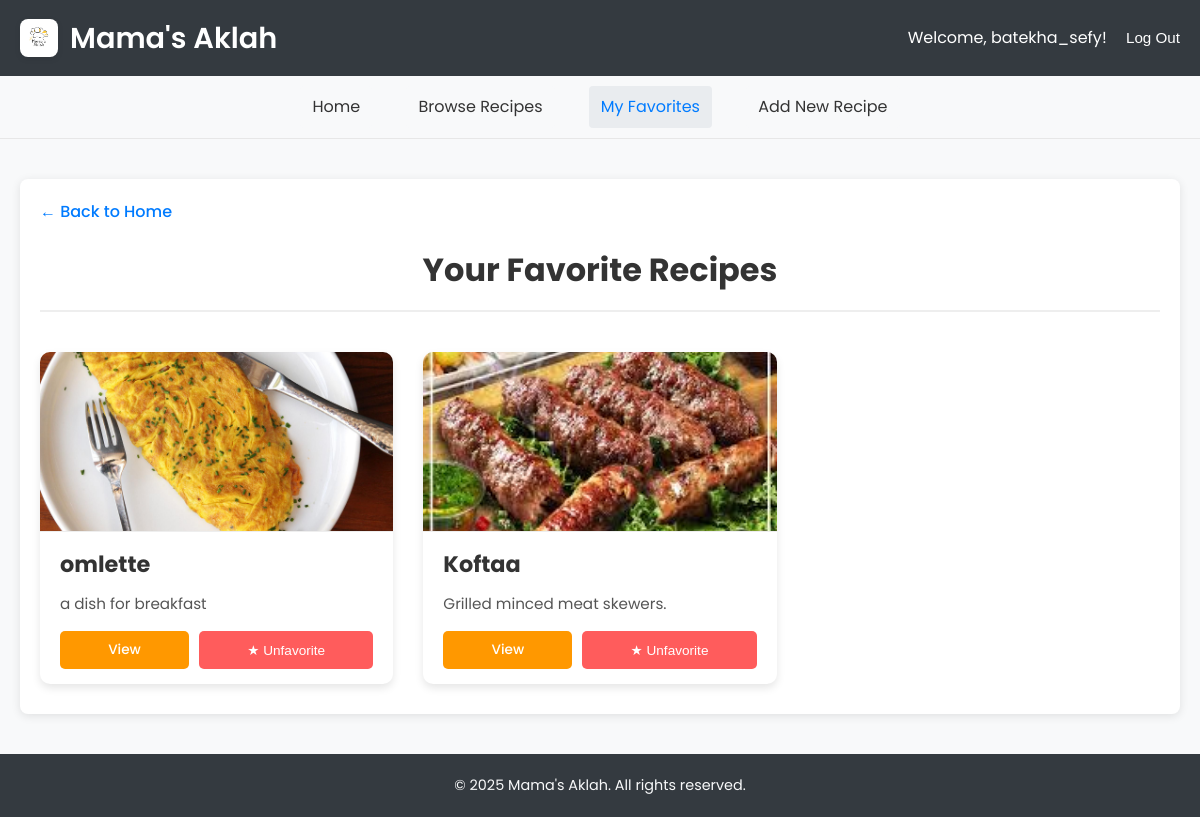
The app's page /favorites/ (signed in) with its own data.
### recipes_app/models.py (models this page shows, shortened)
class Recipe(models.Model):
    COURSE_CHOICES = [
        ('appetizer', 'Appetizer'),
        ('main_course', 'Main Course'),
        ('dessert', 'Dessert'),
        ('side_dish', 'Side Dish'),
        ('beverage', 'Beverage'),
        ('other', 'Other'),
    ]
    name = models.CharField(
        max_length=255,
        help_text="The name of the recipe."
    )
    author = models.ForeignKey(
        User,
        on_delete=models.CASCADE, # If a user is deleted, their recipes are also deleted.
        related_name='recipes',
        help_text="The user who created this recipe."
    )
    description = models.TextField(
        blank=True, # Optional field
        help_text="A short introduction or description of the recipe."
    )
    ingredients = models.TextField(
        help_text="List all ingredients, one per line for clarity."
    )
    instructions = models.TextField(
        help_text="Provide step-by-step instructions, one step per line for clarity."
    )
    image = models.ImageField(
        upload_to='recipe_images/', # Files will be uploaded to MEDIA_ROOT/recipe_images/
        blank=True,                 # Image is optional
        null=True,
        help_text="Upload an image for the recipe (optional)."
    )
    course = models.CharField(
        max_length=50,
        choices=COURSE_CHOICES,
        default='main_course',
        help_text="The course category of the recipe."
    )
    preparation_time = models.PositiveIntegerField(
        blank=True, null=True, # In minutes
        help_text="Preparation time in minutes (optional)."
    )
    cooking_time = models.PositiveIntegerField(
        blank=True, null=True, # In minutes
        help_text="Cooking time in minutes (optional)."
    )
    servings = models.PositiveIntegerField(
        blank=True, null=True,
        help_text="Number of servings this recipe makes (optional)."
    )
    created_at = models.DateTimeField(
        default=timezone.now, # Automatically set when the recipe is first created
        editable=False
    )
    updated_at = models.DateTimeField(
        auto_now=True # Automatically set every time the recipe is saved
    )
    is_public = models.BooleanField(
        default=True,
        help_text="Is this recipe visible to everyone? Uncheck for private recipes."
    )
    is_featured = models.BooleanField(
        default=False,
        help_text="Should this recipe be featured on the home page?"
    )
    class Meta:
        ordering = ['-created_at'] # Default ordering for recipes (newest first)
        verbose_name = "Recipe"
        verbose_name_plural = "Recipes"

### recipes_app/views.py (the view)
# urls.py: path('favorites/', views.favorites_page_view, name='favorites_page_view_name'),
@login_required(login_url='login_page_view_name')
def favorites_page_view(request):
    user_favorites = Favorite.objects.filter(user=request.user).select_related('recipe')
    favorite_recipes = [fav.recipe for fav in user_favorites]
    context = {'favorite_recipes': favorite_recipes}
    return render(request, 'recipes_app/Favorites_Page.html', context)

### recipes_app/templates/recipes_app/Favorites_Page.html (shortened to what this page needs)
{% extends "recipes_app/base.html" %}
{% load static %}
{% block head_css %}
    <link rel="stylesheet" href="{% static 'recipes_app/css/favorites_page.css' %}">
{% endblock %}
{% block content %}
<div class="page-container favorites-page-container">
    <a class="back-button" href="{% url 'home_view_name' %}" style="display: inline-block; margin-bottom: 20px; color: #007bff; text-decoration: none;">← Back to Home</a>
    <div class="content-wrapper">
        <h1>Your Favorite Recipes</h1>
        <div id="favorites-list" class="recipe-grid">
            {% if favorite_recipes %}
                {% for recipe in favorite_recipes %}
                <div class="recipe-card" id="fav-recipe-card-{{ recipe.pk }}">
                    <a href="{% url 'recipe_detail_view_name' recipe_id=recipe.pk %}" class="recipe-card-link">
                        <img src="{{ recipe.image.url|default:'' }}" alt="{{ recipe.name }}" class="recipe-card-image" onerror="this.onerror=null;this.src='{% static 'recipes_app/images/placeholder_image.png' %}';">
                    </a>
                    <div class="recipe-card-content">
                        <h3 class="recipe-card-title"><a href="{% url 'recipe_detail_view_name' recipe_id=recipe.pk %}">{{ recipe.name }}</a></h3>
                        <p class="recipe-intro">{{ recipe.description|truncatewords:15 }}</p>
                        <div class="recipe-actions">
                            <a href="{% url 'recipe_detail_view_name' recipe_id=recipe.pk %}" class="action-button view-button">View</a>
                            <button class="action-button remove-favorite-btn" data-recipe-id="{{ recipe.pk }}" data-action-url="{% url 'toggle_favorite_ajax_name' recipe_id=recipe.pk %}">★ Unfavorite</button>
                        </div>
                    </div>
                </div>
                {% endfor %}
            {% endif %}
        </div>
    </div>
</div>
{% endblock %}

### recipes_app/templates/recipes_app/base.html (shortened to what this page needs)
{% load static %}
<!DOCTYPE html>
<html lang="en">
<head>
    <link rel="stylesheet" href="{% static 'recipes_app/css/shared_styles.css' %}">
    {% block head_css %}{% endblock %}
</head>
<body>
    <header class="main-header-base">
        <div class="logo" style="display: flex; align-items: center; gap: 12px;">
            <img src="{% static 'recipes_app/css/images/logo.png' %}" alt="Mama's Aklah Logo"
                 style="height: 38px; width: 38px; border-radius: 8px; box-shadow: 0 2px 6px rgba(0,0,0,0.08); object-fit: cover; background: #fff;">
            <a href="{% url 'home_view_name' %}">Mama's Aklah</a>
        </div>
        <div class="auth-links">
            {% if user.is_authenticated %}
                <span>Welcome, {{ user.username }}!</span>
                <button id="base-logout-btn" data-logout-url="{% url 'ajax_logout_view_name' %}">Log Out</button>
            {% else %}
                <a href="{% url 'login_page_view_name' %}">Log In</a>
                <a href="{% url 'signup_page_view_name' %}">Sign Up</a>
            {% endif %}
        </div>
    </header>
    <nav class="main-nav-base">
        <ul>
            <li><a href="{% url 'home_view_name' %}" {% if request.resolver_match.url_name == 'home_view_name' %}class="active"{% endif %}>Home</a></li>
            <li><a href="{% url 'browse_recipes_view_name' %}" {% if request.resolver_match.url_name == 'browse_recipes_view_name' %}class="active"{% endif %}>Browse Recipes</a></li>
            {% if user.is_authenticated %}
                <li><a href="{% url 'favorites_page_view_name' %}" {% if request.resolver_match.url_name == 'favorites_page_view_name' %}class="active"{% endif %}>My Favorites</a></li>
                {% if user.is_staff %}
                    <li><a href="{% url 'upload_recipe_view_name' %}" {% if request.resolver_match.url_name == 'upload_recipe_view_name' %}class="active"{% endif %}>Add New Recipe</a></li>
                {% endif %}
            {% endif %}
        </ul>
    </nav>
    <div class="site-content">
        {% block content %}
        {% endblock %}
    </div>
    <footer class="main-footer-base">
        <p>&copy; {% now "Y" %} Mama's Aklah. All rights reserved.</p>
    </footer>
</body>
</html>

### recipes_app/static/recipes_app/css/shared_styles.css (style rules this page uses)
* { margin: 0; padding: 0; box-sizing: border-box; }
body { font-family: 'Poppins', sans-serif; line-height: 1.6; color: #333; background-color: #f5f5f5; min-height: 100vh; display: flex; flex-direction: column; }
header, .main-header-base { background-color: #343a40; color: white; padding: 15px 20px; display: flex; justify-content: space-between; align-items: center; }
header h1, .main-header-base .logo a { margin: 0; color: white; text-decoration: none; font-size: 1.8em; font-weight: 600; }
.header-right a, .auth-links a, .header-right button, .auth-links button { color: white; margin-left: 15px; text-decoration: none; font-size: 0.95em; }
nav, .main-nav-base { background-color: #f8f9fa; padding: 10px 0; border-bottom: 1px solid #e7e7e7; text-align: center; }
nav a, .main-nav-base ul li a { text-decoration: none; color: #333; padding: 8px 12px; margin: 0 5px; border-radius: 4px; display: inline-block; background-color: #f8f9fa; transition: background 0.2s, color 0.2s; }
nav a.active, .main-nav-base ul li a.active { background-color: #ff9800; color: #fff; }
.main-nav-base ul { list-style-type: none; margin: 0; padding: 0; }
.main-nav-base ul li { display: inline-block; margin: 0 5px; }
footer, .main-footer-base { background-color: #343a40; color: #f8f9fa; text-align: center; padding: 20px; margin-top: auto; font-size: 0.9em; }
.site-content { flex: 1; padding: 20px; }
body { font-family: 'Poppins', Arial, sans-serif; margin: 0; padding: 0; background-color: #f8f9fa; color: #333; line-height: 1.6; }
.page-container { max-width: 1200px; margin: 20px auto; padding: 20px; background-color: #fff; border-radius: 8px; box-shadow: 0 2px 10px rgba(0,0,0,0.1); }
button, .button, input[type="submit"], input[type="button"], input[type="reset"] { padding: 10px 18px; border: none; border-radius: 5px; cursor: pointer; font-size: 1em; font-weight: 500; color: white; background-color: #007bff; transition: background-color 0.2s ease-in-out, transform 0.1s ease; text-decoration: none; display: inline-block; text-align: center; }

### recipes_app/static/recipes_app/css/favorites_page.css (style rules this page uses)
.back-button { display: inline-block; margin-bottom: 20px; color: #ff9800; text-decoration: none; font-weight: 500; transition: color 0.3s ease; }
.content-wrapper h1 { text-align: center; color: #333; font-size: 2em; margin-bottom: 30px; border-bottom: 2px solid #eee; padding-bottom: 15px; }
.recipe-grid { display: grid; grid-template-columns: repeat(auto-fill, minmax(270px, 1fr)); gap: 30px; padding: 10px 0; }
.recipe-card { background-color: #fff; border-radius: 10px; box-shadow: 0 4px 8px rgba(0,0,0,0.1); transition: transform 0.2s ease, box-shadow 0.2s ease; overflow: hidden; display: flex; flex-direction: column; }
.recipe-card-link { display: block; text-decoration: none; }
.recipe-card-image { width: 100%; height: 180px; object-fit: cover; display: block; border-bottom: 1px solid #eee; }
.recipe-card-content { padding: 15px 20px; flex-grow: 1; display: flex; flex-direction: column; justify-content: space-between; }
.recipe-card-title { margin-top: 0; margin-bottom: 10px; font-size: 1.4em; color: #333; }
.recipe-card-title a { text-decoration: none; color: inherit; transition: color 0.3s ease; }
.recipe-intro { font-size: 0.95em; color: #555; line-height: 1.5; margin-bottom: 15px; flex-grow: 1; }
.recipe-actions { margin-top: auto; display: flex; gap: 10px; justify-content: space-between; }
.action-button { padding: 8px 12px; font-size: 0.85em; font-weight: 500; border-radius: 5px; text-align: center; text-decoration: none; color: white; border: none; cursor: pointer; transition: background-color 0.2s ease, transform 0.1s ease; flex-grow: 1; }
.view-button { background-color: #ff9800; }
.remove-favorite-btn { background-color: #ff5c5c; }

### records on screen
Recipe: image (picture), name "omlette", description "a dish for breakfast"
Recipe: image (picture), name "Koftaa", description "Grilled minced meat skewers."

### other values on screen
{{ user.username }} "batekha_sefy"
